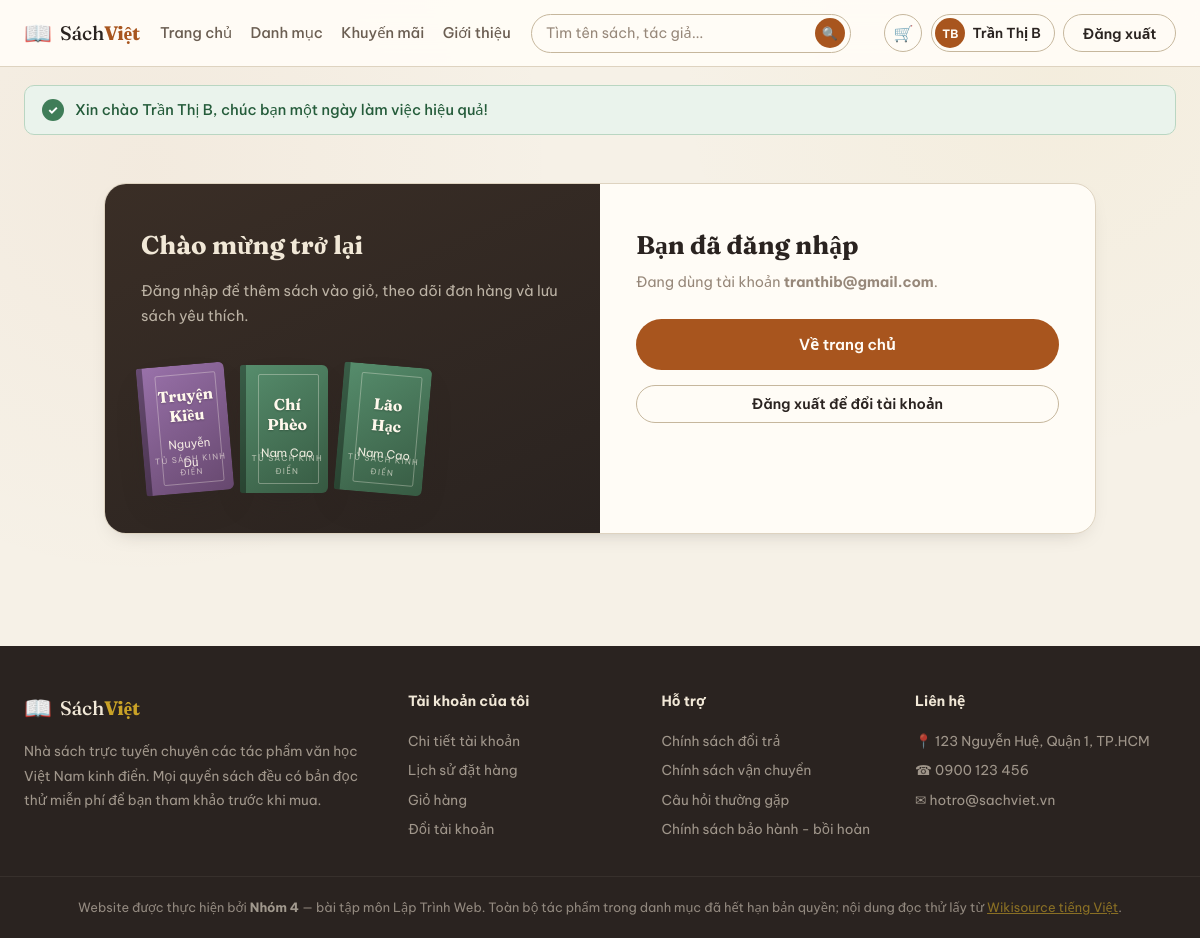
/login.php (signed in), run on the app's committed database.
### tables this page shows
CREATE TABLE nguoi_dung (
  id             INT          NOT NULL AUTO_INCREMENT COMMENT 'Mã người dùng (tự tăng)',
  ho_ten         VARCHAR(100) NOT NULL                COMMENT 'Họ và tên',
  email          VARCHAR(150) NOT NULL                COMMENT 'Email đăng nhập — không được trùng',
  mat_khau       VARCHAR(255) NOT NULL                COMMENT 'Mật khẩu ĐÃ BĂM bằng password_hash(), không lưu mật khẩu thật',
  so_dien_thoai  VARCHAR(20)  NULL                    COMMENT 'Số điện thoại',
  ngay_sinh      DATE         NULL                    COMMENT 'Ngày sinh (YYYY-MM-DD)',
  dia_chi        VARCHAR(255) NULL                    COMMENT 'Địa chỉ nhận hàng mặc định',
  vai_tro        ENUM('admin','staff','user') NOT NULL DEFAULT 'user' COMMENT 'Quyền: admin / staff / user',
  trang_thai     ENUM('hoat_dong','tam_khoa','cho_duyet') NOT NULL DEFAULT 'hoat_dong' COMMENT 'Trạng thái tài khoản',
  ngay_tao       DATETIME     NOT NULL DEFAULT CURRENT_TIMESTAMP COMMENT 'Ngày đăng ký',
  PRIMARY KEY (id),
  UNIQUE KEY uq_nguoi_dung_email (email)
);

### ham-tai-khoan.php (called while the page is built, shortened)
<?php
function nguoi_dung_hien_tai(): ?array
{
    return $_SESSION['nguoi_dung'] ?? null;
}
function lam_moi_phien(PDO $db): void
{
    $nd = nguoi_dung_hien_tai();
    $cau_lenh = $db->prepare('SELECT ho_ten, email, vai_tro, trang_thai FROM nguoi_dung WHERE id = ?');
    $cau_lenh->execute([$nd['id']]);
}

### khoi-tao.php (called while the page is built, shortened)
<?php
require_once __DIR__ . '/ket-noi.php';
require_once __DIR__ . '/ham.php';
require_once __DIR__ . '/ham-tai-khoan.php';
lam_moi_phien($db);

### login.php (the view, shortened to what this page needs)
<?php
require_once __DIR__ . '/inc/khoi-tao.php';
$nd = nguoi_dung_hien_tai();
?>
<!DOCTYPE html>
<html lang="vi">
<head>
<link rel="stylesheet" href="style.css">
</head>
<body>
<?php include __DIR__ . '/inc/dau-trang.php'; ?>
<main class="page auth-page">
  <div class="auth-wrap">
    <div class="auth-side" aria-hidden="true">
      <h2>Chào mừng trở lại</h2>
      <p>Đăng nhập để thêm sách vào giỏ, theo dõi đơn hàng và lưu sách yêu thích.</p>
      <div class="auth-books">
        <span class="auth-book"><?= bia('Truyện Kiều', 'Nguyễn Du', '#8B5E9E') ?></span>
        <span class="auth-book"><?= bia('Chí Phèo', 'Nam Cao', '#3F7D58') ?></span>
        <span class="auth-book"><?= bia('Lão Hạc', 'Nam Cao', '#3F7D58') ?></span>
      </div>
    </div>
    <div class="auth-card">
<?php if ($nd): ?>
      <h1>Bạn đã đăng nhập</h1>
      <p class="auth-sub">Đang dùng tài khoản <strong><?= e($nd['email']) ?></strong>.</p>
      <div class="form">
        <a href="index.php" class="btn btn-solid btn-block btn-lg">Về trang chủ</a>
        <form action="dang-xuat.php" method="post">
          <button type="submit" class="btn btn-ghost btn-block">Đăng xuất để đổi tài khoản</button>
        </form>
      </div>
<?php endif; ?>
    </div>
  </div>
</main>
<?php include __DIR__ . '/inc/chan-trang.php'; ?>
</body>
</html>

### dau-trang.php (shortened to what this page needs)
<?php
$nd_header = nguoi_dung_hien_tai();
$so_dau_sach_trong_gio = $nd_header ? dem_sach_trong_gio($db, $nd_header['id']) : 0;
$tu_khoa_header = get_chuoi('q');
$menu = $menu ?? '';
?>
<header class="site-header">
  <div class="header-inner">
    <a href="index.php" class="logo">
      <span class="logo-icon">📖</span>
      <span class="logo-text">Sách<strong>Việt</strong></span>
    </a>
    <nav class="main-nav" aria-label="Menu Chính">
      <a href="index.php"<?= $menu === 'trang-chu' ? ' class="active"' : '' ?>>Trang chủ</a>
      <a href="danh-muc.php"<?= $menu === 'danh-muc' ? ' class="active"' : '' ?>>Danh mục</a>
      <a href="index.php#khuyen-mai">Khuyến mãi</a>
      <a href="index.php#gioi-thieu">Giới thiệu</a>
    </nav>
    <form class="search-box" action="index.php#danh-sach" method="get" role="search">
      <input type="search" id="q" name="q" value="<?= e($tu_khoa_header) ?>" placeholder="Tìm tên sách, tác giả...">
      <button type="submit" aria-label="Tìm">🔍</button>
    </form>
    <div class="header-actions">
      <a href="gio-hang.php" class="icon-btn" aria-label="Giỏ hàng">
        🛒<?php if ($so_dau_sach_trong_gio > 0): ?><span class="badge"><?= $so_dau_sach_trong_gio ?></span><?php endif; ?>
      </a>
<?php if ($nd_header): ?>
      <a href="tai-khoan.php" class="user-chip" title="Tài khoản của tôi">
        <span class="user-ava"><?= e(viet_tat($nd_header['ho_ten'])) ?></span>
        <span class="user-ten"><?= e($nd_header['ho_ten']) ?></span>
      </a>
      <form class="form-dang-xuat" action="dang-xuat.php" method="post">
        <button type="submit" class="btn btn-ghost">Đăng xuất</button>
      </form>
<?php else: ?>
      <a href="login.php" class="icon-btn" aria-label="Tài khoản">👤</a>
      <a href="login.php" class="btn btn-ghost">Đăng nhập</a>
      <a href="register.php" class="btn btn-solid">Đăng ký</a>
<?php endif; ?>
    </div>
  </div>
</header>
<?= hien_thong_bao() ?>

### data on the page
nguoi_dung: ho_ten "TB", ho_ten "Trần Thị B", email "tranthib@gmail.com"

### other printed values
$tb['noi_dung'] "Xin chào Trần Thị B, chúc bạn một ngày làm việc hiệu quả!"
$ten "Truyện Kiều Chí Phèo Lão Hạc"
$tac_gia "Nguyễn Du Nam Cao Nam Cao"
